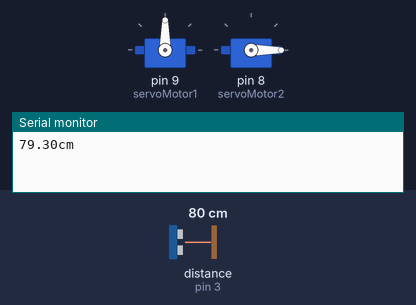
The sketch below on a simulated Arduino Uno, built with avr-gcc and run on an emulated ATmega328P. Shown: 2 × servo, the last lines printed to the serial monitor. Wiring (inferred from the names in the program): ultrasonic range finder: trigger pin 2; echo pin 3. The inputs (shaded band) are chosen by the test bench; at power-on: distance to the obstacle (sensor on pin 3) 80 cm. The echo pulse lasts 58.3 µs per cm.

Above: at 2.3 s.
At 5.44 s:
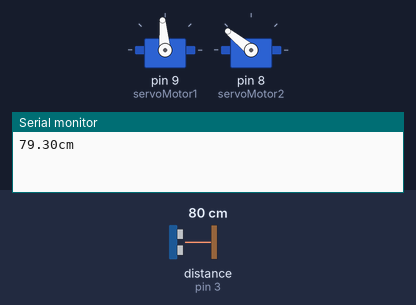
15.1 s: distance to the obstacle (sensor on pin 3) set to 2 cm
At 29.3 s:
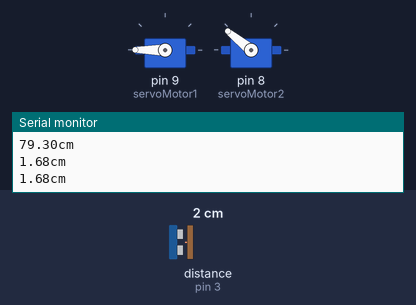
Timing chart, 0 to 29.5 s (numbered marks = the images above; inputs shaded):
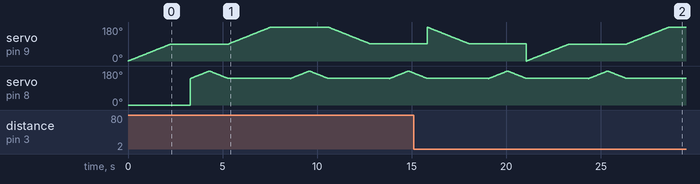

Measured:
- by itself, servo on pin 9 (servoMotor1): rises from 0° to 180° in 7.5 s, then falls to 91° in 5.2 s

The sketch:

sonic_motor.ino
```cpp
// Incluímos la librería para poder controlar el servo
#include <Servo.h>

Servo servoMotor1;
Servo servoMotor2;

const int PinTrig = 2;
const int PinEcho = 3;

const float VelSon = 34000.000;

float distancia;

void setup() {
  // Iniciamos el monitor serie para mostrar el resultado
  Serial.begin(9600);

  // Ponemos el pin Trig en modo salida
  pinMode(PinTrig, OUTPUT);
  // Ponemos el pin Echo en modo entrada
  pinMode(PinEcho, INPUT);

  // Iniciamos el servo para que empiece a trabajar con el pin 9
 servoMotor1.attach(9);
 servoMotor2.attach(8);
  // Inicializamos al ángulo 0 el servomotor
  servoMotor1.write(0);
  servoMotor2.write(0);
}

void loop() {

  // Vamos a tener dos bucles uno para mover en sentido positivo y otro en sentido negativo
  // Para el sentido positivo

  for (int i = 0; i <= 90; i++)
  {
    // Desplazamos al ángulo correspondiente
    servoMotor1.write(i);
    // Hacemos una pausa de 25ms
    delay(25);


  }

  iniciarTrigger();

  // La función pulseIn obtiene el tiempo que tarda en cambiar entre estados, en este caso a HIGH
  unsigned long tiempo = pulseIn(PinEcho, HIGH);

  // Obtenemos la distancia en cm, hay que convertir el tiempo en segudos ya que está en microsegundos
  // por eso se multiplica por 0.000001
  distancia = tiempo * 0.000001 * VelSon / 2.0;
  Serial.print(distancia);
  Serial.print("cm");
  Serial.println();
  delay(1000);


                             for (int i = 140; i <= 180; i++)
                  {
                    // Desplazamos al ángulo correspondiente
                    servoMotor2.write(i);
                    // Hacemos una pausa de 25ms
                    delay(25);
                  }


                  // Para el sentido negativo
                  for (int i = 179; i > 140; i--)
                  {
                    // Desplazamos al ángulo correspondiente
                    servoMotor2.write(i);
                    // Hacemos una pausa de 25ms
                    delay(25);
                  }


 for (int i = 90; i <= 180; i++)
  {
    // Desplazamos al ángulo correspondiente
    servoMotor1.write(i);
    // Hacemos una pausa de 25ms
    delay(25);


  }


  iniciarTrigger();


  // Obtenemos la distancia en cm, hay que convertir el tiempo en segudos ya que está en microsegundos
  // por eso se multiplica por 0.000001
  distancia = tiempo * 0.000001 * VelSon / 2.0;
  Serial.print(distancia);
  Serial.print("cm");
  Serial.println();
  delay(1000);


                             for (int i = 140; i <= 180; i++)
                  {
                    // Desplazamos al ángulo correspondiente
                    servoMotor2.write(i);
                    // Hacemos una pausa de 25ms
                    delay(25);
                  }


                  // Para el sentido negativo
                  for (int i = 179; i > 140; i--)
                  {
                    // Desplazamos al ángulo correspondiente
                    servoMotor2.write(i);
                    // Hacemos una pausa de 25ms
                    delay(25);
                  }


  // Para el sentido negativo
  for (int i = 179; i > 90; i--)
  {
    // Desplazamos al ángulo correspondiente
    servoMotor1.write(i);
    // Hacemos una pausa de 25ms
    delay(25);


  }

  iniciarTrigger();

  // La función pulseIn obtiene el tiempo que tarda en cambiar entre estados, en este caso a HIGH


  // Obtenemos la distancia en cm, hay que convertir el tiempo en segudos ya que está en microsegundos
  // por eso se multiplica por 0.000001
  distancia = tiempo * 0.000001 * VelSon / 2.0;
  Serial.print(distancia);
  Serial.print("cm");
  Serial.println();
  delay(1000);

                  for (int i = 140; i <= 180; i++)
                  {
                    // Desplazamos al ángulo correspondiente
                    servoMotor2.write(i);
                    // Hacemos una pausa de 25ms
                    delay(25);

                  }


                  // Para el sentido negativo
                  for (int i = 179; i > 140; i--)
                  {
                    // Desplazamos al ángulo correspondiente
                    servoMotor2.write(i);
                    // Hacemos una pausa de 25ms
                    delay(25);
                  }


   // Para el sentido negativo
  for (int i = 179; i > 90; i--)
  {
    // Desplazamos al ángulo correspondiente
    servoMotor1.write(i);
    // Hacemos una pausa de 25ms
    delay(25);


  }


  iniciarTrigger();

  // La función pulseIn obtiene el tiempo que tarda en cambiar entre estados, en este caso a HIGH


  // Obtenemos la distancia en cm, hay que convertir el tiempo en segudos ya que está en microsegundos
  // por eso se multiplica por 0.000001
  distancia = tiempo * 0.000001 * VelSon / 2.0;
  Serial.print(distancia);
  Serial.print("cm");
  Serial.println();
  delay(1000);


               for (int i = 140; i <= 180; i++)
                  {
                    // Desplazamos al ángulo correspondiente
                    servoMotor2.write(i);
                    // Hacemos una pausa de 25ms
                    delay(25);
                  }


                  // Para el sentido negativo
                  for (int i = 179; i > 140; i--)
                  {
                    // Desplazamos al ángulo correspondiente
                    servoMotor2.write(i);
                    // Hacemos una pausa de 25ms
                    delay(25);
                  }


// Método que inicia la secuencia del Trigger para comenzar a medir

}

void iniciarTrigger()
{
  // Ponemos el Triiger en estado bajo y esperamos 2 ms
  digitalWrite(PinTrig, LOW);
  delayMicroseconds(2);

  // Ponemos el pin Trigger a estado alto y esperamos 10 ms
  digitalWrite(PinTrig, HIGH);
  delayMicroseconds(10);

  // Comenzamos poniendo el pin Trigger en estado bajo
  digitalWrite(PinTrig, LOW);
}
```
